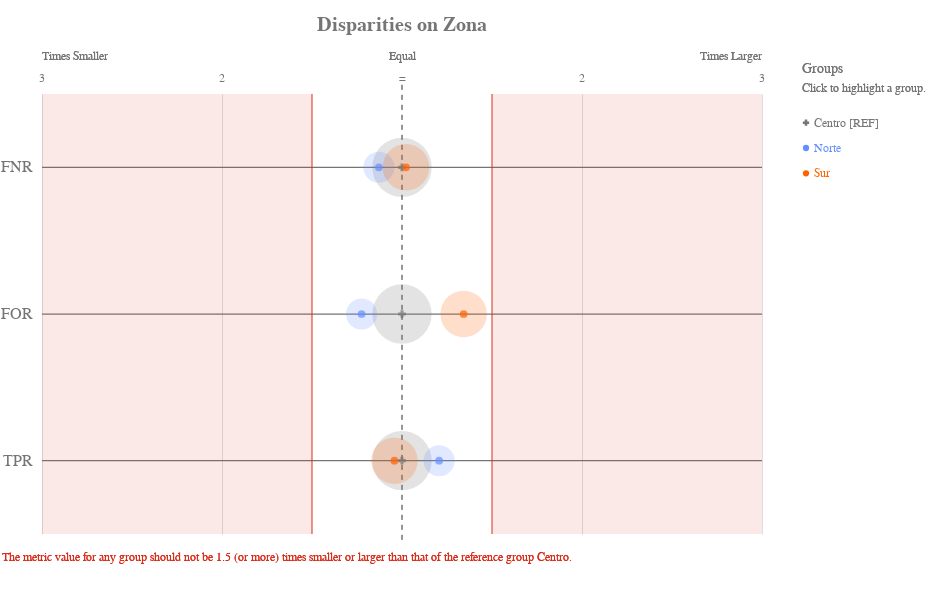

The notebook cell this image was saved under:
### Code cell
ap.disparity(grupo_definido, metrics, 'Zona', fairness_threshold = disparity_tolerance)

### Figure 1 — Vega-Lite specification as saved in the notebook (floating-point values rounded to 4 significant figures)
{"config": {"view": {"continuousWidth": 400, "continuousHeight": 300, "strokeWidth": 0}, "axisLeft": {"labelColor": "rgb(117,117,117)", "labelFont": "Arial", "labelFontSize": 16}, "title": {"align": "center", "baseline": "middle", "color": "rgb(117,117,117)", "font": "Arial", "fontSize": 20, "fontWeight": "bold"}}, "layer": [{"data": {"name": "data-f13954335fe7cb3d572699dbbbe0ffdc"}, "mark": {"type": "rule", "stroke": "rgb(117,117,117)", "strokeWidth": 1.25, "tooltip": ""}, "encoding": {"x": {"type": "quantitative", "field": "x", "scale": {"domain": [-2, 2], "range": [40.0, 760.0]}}, "x2": {"field": "x2"}, "y": {"type": "nominal", "axis": {"domain": false, "labelAngle": 0, "labelPadding": -30, "orient": "left", "ticks": false, "title": ""}, "field": "metric", "scale": {"domain": ["FNR", "FOR", "TPR"], "range": [55.0, 495.0]}}}}, {"data": {"name": "data-79dd248bdaa0ea02c535240e8ad022c8"}, "mark": {"type": "rule", "stroke": "rgb(117,117,117)", "strokeDash": [5, 5], "strokeWidth": 1}, "encoding": {"tooltip": {"value": "Centro [REF]"}, "x": {"value": 400.0}, "y": {"value": 45.83}, "y2": {"value": 504.2}}}, {"data": {"name": "data-c233327f4cd9b4c2df31bf8015c83e4a"}, "mark": {"type": "text", "align": "center", "color": "rgb(117,117,117)", "font": "Arial", "fontSize": 12, "fontWeight": "normal", "tooltip": ""}, "encoding": {"text": {"type": "nominal", "field": "label"}, "x": {"type": "quantitative", "field": "value", "scale": {"domain": [-2, 2], "range": [40.0, 760.0]}}, "y": {"value": 38.5}}}, {"layer": [{"mark": {"type": "text", "align": "left", "fill": "rgb(117,117,117)", "font": "Arial", "fontSize": 12, "fontWeight": "normal", "tooltip": ""}, "encoding": {"text": {"value": "Times Smaller"}, "x": {"value": 40.0}, "y": {"value": 16.5}}}, {"mark": {"type": "text", "align": "right", "fill": "rgb(117,117,117)", "font": "Arial", "fontSize": 12, "fontWeight": "normal", "tooltip": ""}, "encoding": {"text": {"value": "Times Larger"}, "x": {"value": 760.0}, "y": {"value": 16.5}}}, {"mark": {"type": "text", "align": "center", "fill": "rgb(117,117,117)", "font": "Arial", "fontSize": 12, "fontWeight": "normal", "tooltip": ""}, "encoding": {"text": {"value": "Equal"}, "x": {"value": 400.0}, "y": {"value": 16.5}}}], "data": {"name": "data-79dd248bdaa0ea02c535240e8ad022c8"}}, {"layer": [{"mark": {"type": "rule", "opacity": 0.8, "stroke": "rgb(217, 46, 28)", "strokeWidth": 1.25, "tooltip": ""}, "encoding": {"x": {"type": "quantitative", "field": "min", "scale": {"domain": [-2, 2], "range": [40.0, 760.0]}}, "y": {"value": 55.0}, "y2": {"value": 495.0}}}, {"mark": {"type": "rule", "opacity": 0.8, "stroke": "rgb(217, 46, 28)", "strokeWidth": 1.25, "tooltip": ""}, "encoding": {"x": {"type": "quantitative", "field": "max", "scale": {"domain": [-2, 2], "range": [40.0, 760.0]}}, "y": {"value": 55.0}, "y2": {"value": 495.0}}}, {"layer": [{"mark": {"type": "rect", "fill": "rgb(217, 46, 28)", "opacity": 0.1, "tooltip": ""}, "encoding": {"x": {"type": "quantitative", "field": "min", "scale": {"domain": [-2, 2], "range": [40.0, 760.0]}}, "x2": {"field": "lower_end"}, "y": {"value": 55.0}, "y2": {"value": 495.0}}}, {"mark": {"type": "rect", "fill": "rgb(217, 46, 28)", "opacity": 0.1, "tooltip": ""}, "encoding": {"x": {"type": "quantitative", "field": "max", "scale": {"domain": [-2, 2], "range": [40.0, 760.0]}}, "x2": {"field": "upper_end"}, "y": {"value": 55.0}, "y2": {"value": 495.0}}}]}, {"data": {"name": "data-79dd248bdaa0ea02c535240e8ad022c8"}, "mark": {"type": "text", "align": "left", "baseline": "top", "fill": "rgb(217, 46, 28)", "font": "Arial", "fontSize": 12, "fontWeight": "normal", "tooltip": ""}, "encoding": {"text": {"value": "The metric value for any group should not be 1.5 (or more) times smaller or larger than that of the reference group Centro."}, "x": {"value": 0}, "y": {"value": 513.3}}}], "data": {"name": "data-11d5890412809b582c0a6b685ba430ea"}}, {"layer": [{"mark": "circle"}, {"data": {"name": "data-76d00b1c5f11cb171fa6aae7f2f870d0"}, "mark": {"type": "circle", "opacity": 0.2}, "encoding": {"color": {"condition": {"type": "nominal", "field": "attribute_value", "legend": null, "scale": {"domain": ["Centro", "Norte", "Sur"], "range": ["rgb(117,117,117)", "rgb(100, 143, 255)", "rgb(254, 97, 0)", "rgb(220, 38, 127)", "rgb(255, 176, 0)", "rgb(120, 94, 240)"]}, "selection": "selector017"}, "value": "rgb(224,224,224)"}, "size": {"type": "quantitative", "field": "group_size", "legend": null, "scale": {"domain": [0, 7609.0], "range": [0, 4224.0]}}, "tooltip": [{"type": "nominal", "field": "attribute_value", "title": "Group"}, {"type": "nominal", "field": "tooltip_group_size", "title": "Group Size"}, {"type": "nominal", "field": "tooltip_disparity_explanation_fnr", "title": "Disparity"}, {"type": "quantitative", "field": "fnr", "format": ".2f", "title": "FNR"}], "x": {"type": "quantitative", "axis": {"domain": false, "labels": false, "ticks": false, "title": null, "values": [1, 2, -2, -1]}, "field": "fnr_disparity_scaled", "scale": {"domain": [-2, 2], "range": [40.0, 760.0]}}, "y": {"type": "nominal", "axis": {"domain": false, "grid": false, "labels": false, "ticks": false, "title": " "}, "field": "metric_variable", "scale": {"domain": ["FNR", "FOR", "TPR"], "range": [55.0, 495.0]}}}, "selection": {"selector019": {"type": "multi", "empty": "all", "fields": ["attribute_value"]}}, "transform": [{"calculate": "'FNR'", "as": "metric_variable"}]}, {"data": {"name": "data-76d00b1c5f11cb171fa6aae7f2f870d0"}, "mark": {"type": "circle", "opacity": 0.2}, "encoding": {"color": {"condition": {"type": "nominal", "field": "attribute_value", "legend": null, "scale": {"domain": ["Centro", "Norte", "Sur"], "range": ["rgb(117,117,117)", "rgb(100, 143, 255)", "rgb(254, 97, 0)", "rgb(220, 38, 127)", "rgb(255, 176, 0)", "rgb(120, 94, 240)"]}, "selection": "selector017"}, "value": "rgb(224,224,224)"}, "size": {"type": "quantitative", "field": "group_size", "legend": null, "scale": {"domain": [0, 7609.0], "range": [0, 4224.0]}}, "tooltip": [{"type": "nominal", "field": "attribute_value", "title": "Group"}, {"type": "nominal", "field": "tooltip_group_size", "title": "Group Size"}, {"type": "nominal", "field": "tooltip_disparity_explanation_for", "title": "Disparity"}, {"type": "quantitative", "field": "for", "format": ".2f", "title": "FOR"}], "x": {"type": "quantitative", "axis": {"domain": false, "labels": false, "ticks": false, "title": null, "values": [1, 2, -2, -1]}, "field": "for_disparity_scaled", "scale": {"domain": [-2, 2], "range": [40.0, 760.0]}}, "y": {"type": "nominal", "axis": {"domain": false, "grid": false, "labels": false, "ticks": false, "title": " "}, "field": "metric_variable", "scale": {"domain": ["FNR", "FOR", "TPR"], "range": [55.0, 495.0]}}}, "selection": {"selector021": {"type": "multi", "empty": "all", "fields": ["attribute_value"]}}, "transform": [{"calculate": "'FOR'", "as": "metric_variable"}]}, {"data": {"name": "data-76d00b1c5f11cb171fa6aae7f2f870d0"}, "mark": {"type": "circle", "opacity": 0.2}, "encoding": {"color": {"condition": {"type": "nominal", "field": "attribute_value", "legend": null, "scale": {"domain": ["Centro", "Norte", "Sur"], "range": ["rgb(117,117,117)", "rgb(100, 143, 255)", "rgb(254, 97, 0)", "rgb(220, 38, 127)", "rgb(255, 176, 0)", "rgb(120, 94, 240)"]}, "selection": "selector017"}, "value": "rgb(224,224,224)"}, "size": {"type": "quantitative", "field": "group_size", "legend": null, "scale": {"domain": [0, 7609.0], "range": [0, 4224.0]}}, "tooltip": [{"type": "nominal", "field": "attribute_value", "title": "Group"}, {"type": "nominal", "field": "tooltip_group_size", "title": "Group Size"}, {"type": "nominal", "field": "tooltip_disparity_explanation_tpr", "title": "Disparity"}, {"type": "quantitative", "field": "tpr", "format": ".2f", "title": "TPR"}], "x": {"type": "quantitative", "axis": {"domain": false, "labels": false, "ticks": false, "title": null, "values": [1, 2, -2, -1]}, "field": "tpr_disparity_scaled", "scale": {"domain": [-2, 2], "range": [40.0, 760.0]}}, "y": {"type": "nominal", "axis": {"domain": false, "grid": false, "labels": false, "ticks": false, "title": " "}, "field": "metric_variable", "scale": {"domain": ["FNR", "FOR", "TPR"], "range": [55.0, 495.0]}}}, "selection": {"selector023": {"type": "multi", "empty": "all", "fields": ["attribute_value"]}}, "transform": [{"calculate": "'TPR'", "as": "metric_variable"}]}, {"layer": [{"mark": "point"}, {"data": {"name": "data-76d00b1c5f11cb171fa6aae7f2f870d0"}, "mark": {"type": "point", "filled": true, "size": 60}, "encoding": {"color": {"condition": {"type": "nominal", "field": "attribute_value", "legend": null, "scale": {"domain": ["Centro", "Norte", "Sur"], "range": ["rgb(117,117,117)", "rgb(100, 143, 255)", "rgb(254, 97, 0)", "rgb(220, 38, 127)", "rgb(255, 176, 0)", "rgb(120, 94, 240)"]}, "selection": "selector017"}, "value": "rgb(224,224,224)"}, "shape": {"type": "nominal", "field": "attribute_value", "legend": null, "scale": {"domain": ["Centro", "Norte", "Sur"], "range": ["cross", "circle", "circle"]}}, "tooltip": [{"type": "nominal", "field": "attribute_value", "title": "Group"}, {"type": "nominal", "field": "tooltip_group_size", "title": "Group Size"}, {"type": "nominal", "field": "tooltip_disparity_explanation_fnr", "title": "Disparity"}, {"type": "quantitative", "field": "fnr", "format": ".2f", "title": "FNR"}], "x": {"type": "quantitative", "axis": {"domain": false, "labels": false, "ticks": false, "title": null, "values": [1, 2, -2, -1]}, "field": "fnr_disparity_scaled", "scale": {"domain": [-2, 2], "range": [40.0, 760.0]}}, "y": {"type": "nominal", "axis": {"domain": false, "grid": false, "labels": false, "ticks": false, "title": " "}, "field": "metric_variable", "scale": {"domain": ["FNR", "FOR", "TPR"], "range": [55.0, 495.0]}}}, "selection": {"selector018": {"type": "multi", "empty": "all", "fields": ["attribute_value"]}}, "transform": [{"calculate": "'FNR'", "as": "metric_variable"}]}, {"data": {"name": "data-76d00b1c5f11cb171fa6aae7f2f870d0"}, "mark": {"type": "point", "filled": true, "size": 60}, "encoding": {"color": {"condition": {"type": "nominal", "field": "attribute_value", "legend": null, "scale": {"domain": ["Centro", "Norte", "Sur"], "range": ["rgb(117,117,117)", "rgb(100, 143, 255)", "rgb(254, 97, 0)", "rgb(220, 38, 127)", "rgb(255, 176, 0)", "rgb(120, 94, 240)"]}, "selection": "selector017"}, "value": "rgb(224,224,224)"}, "shape": {"type": "nominal", "field": "attribute_value", "legend": null, "scale": {"domain": ["Centro", "Norte", "Sur"], "range": ["cross", "circle", "circle"]}}, "tooltip": [{"type": "nominal", "field": "attribute_value", "title": "Group"}, {"type": "nominal", "field": "tooltip_group_size", "title": "Group Size"}, {"type": "nominal", "field": "tooltip_disparity_explanation_for", "title": "Disparity"}, {"type": "quantitative", "field": "for", "format": ".2f", "title": "FOR"}], "x": {"type": "quantitative", "axis": {"domain": false, "labels": false, "ticks": false, "title": null, "values": [1, 2, -2, -1]}, "field": "for_disparity_scaled", "scale": {"domain": [-2, 2], "range": [40.0, 760.0]}}, "y": {"type": "nominal", "axis": {"domain": false, "grid": false, "labels": false, "ticks": false, "title": " "}, "field": "metric_variable", "scale": {"domain": ["FNR", "FOR", "TPR"], "range": [55.0, 495.0]}}}, "selection": {"selector020": {"type": "multi", "empty": "all", "fields": ["attribute_value"]}}, "transform": [{"calculate": "'FOR'", "as": "metric_variable"}]}, {"data": {"name": "data-76d00b1c5f11cb171fa6aae7f2f870d0"}, "mark": {"type": "point", "filled": true, "size": 60}, "encoding": {"color": {"condition": {"type": "nominal", "field": "attribute_value", "legend": null, "scale": {"domain": ["Centro", "Norte", "Sur"], "range": ["rgb(117,117,117)", "rgb(100, 143, 255)", "rgb(254, 97, 0)", "rgb(220, 38, 127)", "rgb(255, 176, 0)", "rgb(120, 94, 240)"]}, "selection": "selector017"}, "value": "rgb(224,224,224)"}, "shape": {"type": "nominal", "field": "attribute_value", "legend": null, "scale": {"domain": ["Centro", "Norte", "Sur"], "range": ["cross", "circle", "circle"]}}, "tooltip": [{"type": "nominal", "field": "attribute_value", "title": "Group"}, {"type": "nominal", "field": "tooltip_group_size", "title": "Group Size"}, {"type": "nominal", "field": "tooltip_disparity_explanation_tpr", "title": "Disparity"}, {"type": "quantitative", "field": "tpr", "format": ".2f", "title": "TPR"}], "x": {"type": "quantitative", "axis": {"domain": false, "labels": false, "ticks": false, "title": null, "values": [1, 2, -2, -1]}, "field": "tpr_disparity_scaled", "scale": {"domain": [-2, 2], "range": [40.0, 760.0]}}, "y": {"type": "nominal", "axis": {"domain": false, "grid": false, "labels": false, "ticks": false, "title": " "}, "field": "metric_variable", "scale": {"domain": ["FNR", "FOR", "TPR"], "range": [55.0, 495.0]}}}, "selection": {"selector022": {"type": "multi", "empty": "all", "fields": ["attribute_value"]}}, "transform": [{"calculate": "'TPR'", "as": "metric_variable"}]}]}]}, {"layer": [{"mark": {"type": "point", "filled": true, "opacity": 1, "size": 39.48}, "encoding": {"color": {"condition": {"type": "nominal", "field": "attribute_value", "legend": null, "scale": {"domain": ["Centro", "Norte", "Sur"], "range": ["rgb(117,117,117)", "rgb(100, 143, 255)", "rgb(254, 97, 0)", "rgb(220, 38, 127)", "rgb(255, 176, 0)", "rgb(120, 94, 240)"]}, "selection": "selector017"}, "value": "rgb(224,224,224)"}, "shape": {"type": "nominal", "field": "attribute_value", "legend": null, "scale": {"domain": ["Centro", "Norte", "Sur"], "range": ["cross", "circle", "circle"]}}, "x": {"value": 804}, "y": {"type": "nominal", "axis": {"domain": false, "grid": false, "labels": false, "ticks": false, "title": " "}, "field": "attribute_value", "scale": {"domain": ["Centro", "Norte", "Sur"], "range": [71, 147]}}}, "selection": {"selector017": {"type": "multi", "empty": "all", "fields": ["attribute_value"]}}}, {"mark": {"type": "text", "align": "left", "baseline": "middle", "font": "Arial", "fontSize": 12, "fontWeight": "normal"}, "encoding": {"color": {"condition": {"type": "nominal", "field": "attribute_value", "legend": null, "scale": {"domain": ["Centro", "Norte", "Sur"], "range": ["rgb(117,117,117)", "rgb(100, 143, 255)", "rgb(254, 97, 0)", "rgb(220, 38, 127)", "rgb(255, 176, 0)", "rgb(120, 94, 240)"]}, "selection": "selector017"}, "value": "rgb(224,224,224)"}, "text": {"type": "nominal", "field": "label"}, "x": {"value": 812}, "y": {"type": "nominal", "axis": {"domain": false, "grid": false, "labels": false, "ticks": false, "title": " "}, "field": "attribute_value", "scale": {"domain": ["Centro", "Norte", "Sur"], "range": [71, 147]}}}, "selection": {"selector024": {"type": "multi", "empty": "all", "fields": ["attribute_value"]}}}, {"data": {"name": "data-79dd248bdaa0ea02c535240e8ad022c8"}, "mark": {"type": "text", "align": "left", "baseline": "middle", "color": "rgb(117,117,117)", "font": "Arial", "fontSize": 12, "fontWeight": "normal"}, "encoding": {"text": {"value": "Click to highlight a group."}, "x": {"value": 800}, "y": {"value": 49}}}, {"data": {"name": "data-79dd248bdaa0ea02c535240e8ad022c8"}, "mark": {"type": "text", "align": "left", "baseline": "middle", "color": "rgb(117,117,117)", "font": "Arial", "fontSize": 14, "fontWeight": "normal"}, "encoding": {"text": {"value": "Groups"}, "x": {"value": 800}, "y": {"value": 30}}}], "data": {"name": "data-1b3ab3c51de6c9017ba2bf5afbba5533"}}], "height": 550, "padding": {"top": 15, "bottom": 10}, "resolve": {"scale": {"size": "independent", "y": "independent"}}, "title": "Disparities on Zona", "width": 800, "$schema": "https://vega.github.io/schema/vega-lite/v4.8.1.json", "datasets": {"data-f13954335fe7cb3d572699dbbbe0ffdc": [{"metric": "FNR", "x": -2, "x2": 2}, {"metric": "FOR", "x": -2, "x2": 2}, {"metric": "TPR", "x": -2, "x2": 2}], "data-79dd248bdaa0ea02c535240e8ad022c8": [{"a": 1, "b": 0}, {"a": 1, "b": 0}], "data-c233327f4cd9b4c2df31bf8015c83e4a": [{"value": 1, "label": 2}, {"value": 2, "label": 3}, {"value": -2, "label": 3}, {"value": -1, "label": 2}, {"value": 0, "label": "="}], "data-11d5890412809b582c0a6b685ba430ea": [{"min": -0.5, "max": 0.5, "lower_end": -2, "upper_end": 2}], "data-76d00b1c5f11cb171fa6aae7f2f870d0": [{"attribute_name": "Zona", "attribute_value": "Centro", "group_size": 6341, "total_entities": 11987, "fnr": 0.6447, "for": 0.1988, "tpr": 0.3553, "fnr_disparity": 1.0, "for_disparity": 1.0, "tpr_disparity": 1.0, "fnr_disparity_scaled": 0.0, "for_disparity_scaled": 0.0, "tpr_disparity_scaled": 0.0, "tooltip_group_size": "6,341 (52.90%)", "tooltip_disparity_explanation_fnr": "Reference group", "tooltip_disparity_explanation_for": "Reference group", "tooltip_disparity_explanation_tpr": "Reference group"}, {"attribute_name": "Zona", "attribute_value": "Norte", "group_size": 1737, "total_entities": 11987, "fnr": 0.5714, "for": 0.1624, "tpr": 0.4286, "fnr_disparity": 0.8863, "for_disparity": 0.8166, "tpr_disparity": 1.206, "fnr_disparity_scaled": -0.1282, "for_disparity_scaled": -0.2246, "tpr_disparity_scaled": 0.2062, "tooltip_group_size": "1,737 (14.49%)", "tooltip_disparity_explanation_fnr": "1.13 times smaller FNR than the reference group", "tooltip_disparity_explanation_for": "1.22 times smaller FOR than the reference group", "tooltip_disparity_explanation_tpr": "1.21 times larger TPR than the reference group"}, {"attribute_name": "Zona", "attribute_value": "Sur", "group_size": 3909, "total_entities": 11987, "fnr": 0.659, "for": 0.2669, "tpr": 0.341, "fnr_disparity": 1.022, "for_disparity": 1.343, "tpr_disparity": 0.9597, "fnr_disparity_scaled": 0.02223, "for_disparity_scaled": 0.3426, "tpr_disparity_scaled": -0.04204, "tooltip_group_size": "3,909 (32.61%)", "tooltip_disparity_explanation_fnr": "1.02 times larger FNR than the reference group", "tooltip_disparity_explanation_for": "1.34 times larger FOR than the reference group", "tooltip_disparity_explanation_tpr": "1.04 times smaller TPR than the reference group"}], "data-1b3ab3c51de6c9017ba2bf5afbba5533": [{"attribute_value": "Centro", "label": "Centro [REF]"}, {"attribute_value": "Norte", "label": "Norte"}, {"attribute_value": "Sur", "label": "Sur"}]}}
